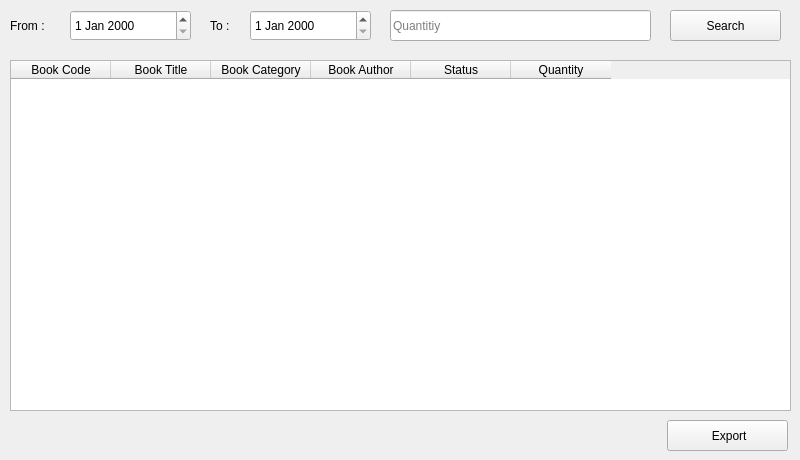
      <widget class="QWidget" name="tab_11">
       <attribute name="title">
        <string>Book Reports</string>
       </attribute>
       <widget class="QTableWidget" name="tableWidget_5">
        <property name="geometry">
         <rect>
          <x>10</x>
          <y>60</y>
          <width>781</width>
          <height>351</height>
         </rect>
        </property>
        <column>
         <property name="text">
          <string>Book Code</string>
         </property>
        </column>
        <column>
         <property name="text">
          <string>Book Title</string>
         </property>
        </column>
        <column>
         <property name="text">
          <string>Book Category</string>
         </property>
        </column>
        <column>
         <property name="text">
          <string>Book Author</string>
         </property>
        </column>
        <column>
         <property name="text">
          <string>Status</string>
         </property>
        </column>
        <column>
         <property name="text">
          <string>Quantity</string>
         </property>
        </column>
       </widget>
       <widget class="QLabel" name="label_39">
        <property name="geometry">
         <rect>
          <x>10</x>
          <y>10</y>
          <width>61</width>
          <height>31</height>
         </rect>
        </property>
        <property name="text">
         <string>From :</string>
        </property>
       </widget>
       <widget class="QPushButton" name="pushButton_12">
        <property name="geometry">
         <rect>
          <x>670</x>
          <y>10</y>
          <width>111</width>
          <height>31</height>
         </rect>
        </property>
        <property name="text">
         <string>Search</string>
        </property>
        <property name="icon">
         <iconset resource="icons.qrc">
          <normaloff>:/icons/search.png</normaloff>:/icons/search.png</iconset>
        </property>
        <property name="iconSize">
         <size>
          <width>20</width>
          <height>20</height>
         </size>
        </property>
       </widget>
       <widget class="QDateEdit" name="dateEdit">
        <property name="geometry">
         <rect>
          <x>70</x>
          <y>10</y>
          <width>121</width>
          <height>31</height>
         </rect>
        </property>
       </widget>
       <widget class="QLabel" name="label_40">
        <property name="geometry">
         <rect>
          <x>210</x>
          <y>10</y>
          <width>61</width>
          <height>31</height>
         </rect>
        </property>
        <property name="text">
         <string>To :</string>
        </property>
       </widget>
       <widget class="QLineEdit" name="lineEdit_8">
        <property name="geometry">
         <rect>
          <x>390</x>
          <y>10</y>
          <width>261</width>
          <height>31</height>
         </rect>
        </property>
        <property name="placeholderText">
         <string>Quantitiy</string>
        </property>
       </widget>
       <widget class="QDateEdit" name="dateEdit_2">
        <property name="geometry">
         <rect>
          <x>250</x>
          <y>10</y>
          <width>121</width>
          <height>31</height>
         </rect>
        </property>
       </widget>
       <widget class="QPushButton" name="pushButton_39">
        <property name="geometry">
         <rect>
          <x>667</x>
          <y>420</y>
          <width>121</width>
          <height>31</height>
         </rect>
        </property>
        <property name="text">
         <string> Export</string>
        </property>
        <property name="icon">
         <iconset resource="icons.qrc">
          <normaloff>:/icons/export.png</normaloff>:/icons/export.png</iconset>
        </property>
       </widget>
      </widget>
